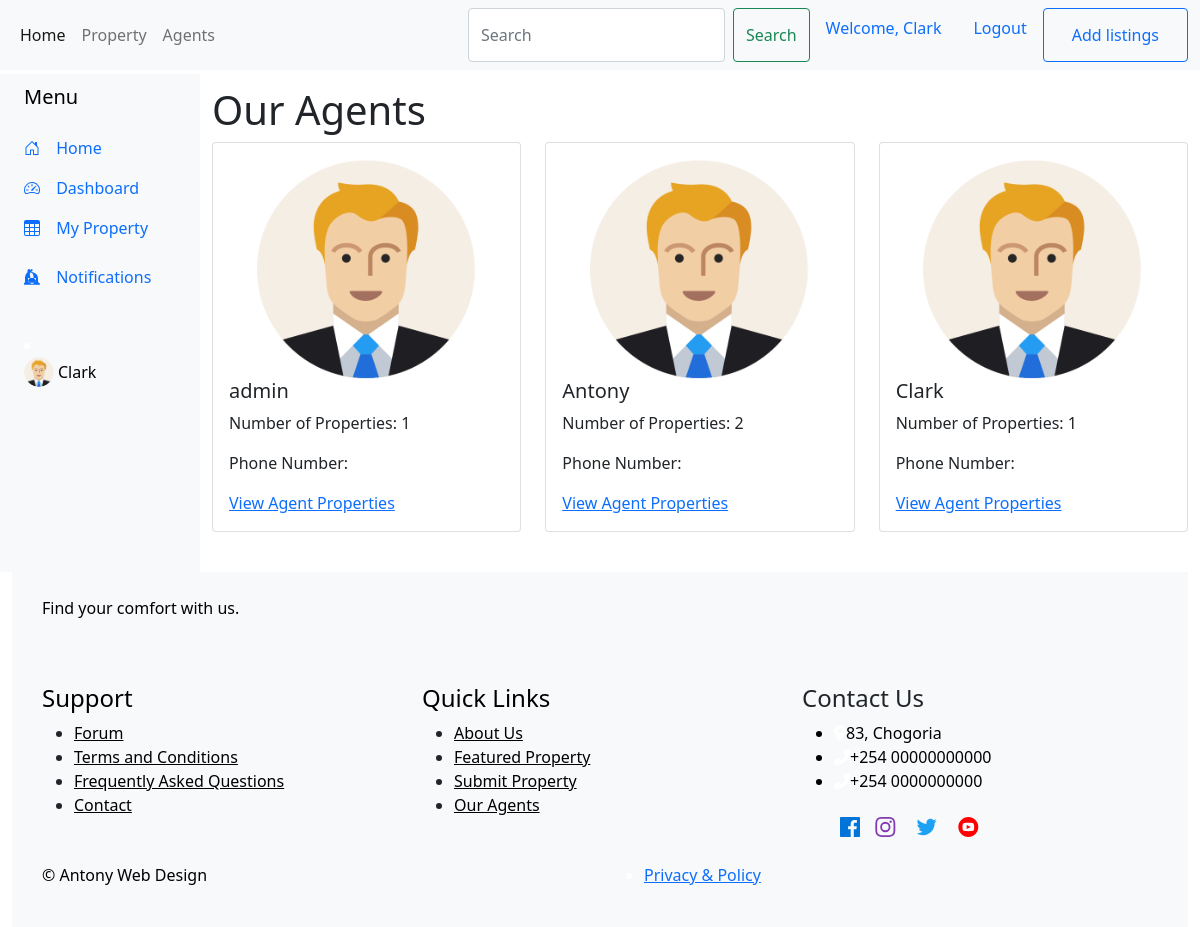
The page /app/agents/ (signed in) on the database its author committed.
### myhome/models.py (models this page shows, shortened)
class User(AbstractUser):
    username = models.CharField(max_length=150,unique=True)
    email = models.EmailField(unique=True)
    password = models.CharField(max_length=128)
    is_email_verified = models.BooleanField(default=False)
    verification_token = models.CharField(max_length=64, blank=True, null=True)
    verification_token_expiration = models.DateTimeField(blank=True, null=True)
    slug = models.SlugField(unique=True, blank=True)
    verification_token_expiration = models.DateTimeField(blank=True, null=True)
    def __str__(self):
        return self.username

### myhome/views.py (the view)
# urls.py: path('agents/', views.agents, name='all-agents'),
@login_required
def agents(request):
    agents = User.objects.all()
    agent_data = []
    for agent in agents:
        properties = SubmitProperty.objects.filter(user=agent)
        num_properties = properties.count()
        agent_info = {
            'username': agent.username,
            'num_properties': num_properties,
            'agent_id': agent.id,
        }
        agent_data.append(agent_info)
    context = {'agents': agent_data}
    if request.user.is_authenticated:
        context['logged_in'] = True
    else:
        context['logged_in'] = False
    return render(request, 'myhome/all_agents.html', context)

### myhome/templates/myhome/all_agents.html
{% extends 'myhome/base.html' %}
{% load static %}
{% block content %}
<h1>Our Agents</h1>
{% for agent in agents %}
<div class="col-md-4 mb-4">
    <div class="card">
        <div class="card-body">
            <img src="{% static 'assets/img/profilepic.png' %}" style="height:80%; width:80%;margin-left:10%;">
            <h5 class="card-title">{{ agent.username }}</h5>
            <p class="card-text">Number of Properties: {{ agent.num_properties }}</p>
            <p class="card-text">Phone Number: {{ agent.phone_number }}</p>
            <a href="">View Agent Properties</a>
        </div>
    </div>
</div>
{% empty %}
    <p>No agents found.</p>
{% endfor %}
{% endblock%}

### myhome/templates/myhome/base.html (shortened to what this page needs)
{% load static %}
<!DOCTYPE html>
<!DOCTYPE html>
<html>
<head>
    <link href="https://cdn.jsdelivr.net/npm/bootstrap@5.1.3/dist/css/bootstrap.min.css" rel="stylesheet">
    <link rel="stylesheet" href="https://cdnjs.cloudflare.com/ajax/libs/font-awesome/6.0.0-beta3/css/all.min.css">
    <link href="{% static 'assets/css/styles.css' %}" rel="stylesheet">
</head>
<body>
    <nav class="navbar navbar-expand-lg navbar-light bg-light">
      <div class="container-fluid">
        <div class="collapse navbar-collapse" id="navbarSupportedContent">
          <ul class="navbar-nav me-auto mb-2 mb-lg-0">
            <li class="nav-item">
              <a class="nav-link active" aria-current="page" href="{% url 'index' %}"">Home</a>
            </li>
            <li class="nav-item">
              <a class="nav-link" href="#">Property</a>
            </li>
            <div class="nav-item">
                <a class="nav-link" href="{% url 'all-agents' %}">Agents</a>
              </div>
          </ul>
          <div class="d-flex">
            <form class="d-flex mx-auto">
              <input class="form-control me-2" type="search" placeholder="Search" aria-label="Search">
              <button class="btn btn-outline-success" type="submit">Search</button>
            </form>
            {% if logged_in %}
            <div class="nav-item">
                <span class="nav-link">Welcome, {{ user }}</span>
            </div>
            <div class="nav-item">
              <a class="nav-link" href="{% url 'logout' %}">Logout</a>
            </div>
            {% else %}
            <div class="nav-item">
              <a class="nav-link" href="{% url 'login' %}">Login</a>
            </div>
            {% endif %}
            <div class="nav-item">
            <button class="btn btn-outline-primary"> <a class="nav-link" href="{% url 'submitproperty' %}">Add listings</a></button>
            </div>
          </div>
        </div>
      </div>
    </nav>
    <div class="container-fluid">
      <div class="row flex-nowrap">
        <div class="col-auto col-md-3 col-xl-2 px-sm-2 px-0 bg-light mt-1">
            <div class="d-flex flex-column align-items-center align-items-sm-start px-3 pt-2 text-white ">
                <a href="/" class="d-flex align-items-center pb-3 mb-md-0 me-md-auto text-black text-decoration-none">
                    <span class="fs-5 d-none d-sm-inline">Menu</span>
                </a>
                <ul class="nav nav-pills flex-column mb-sm-auto mb-0 align-items-center align-items-sm-start" id="menu">
                    <li class="nav-item">
                        <a href="{% url 'index' %}" class="nav-link align-middle px-0">
                          <svg class="bi pe-none me-2" width="16" height="16"><use xlink:href="#home"/></svg>
                         <span class="ms-1 d-none d-sm-inline">Home</span>
                        </a>
                    </li>
                    <li>
                        <a href="#submenu1" data-bs-toggle="collapse" class="nav-link px-0 align-middle">
                          <svg class="bi pe-none me-2" width="16" height="16"><use xlink:href="#speedometer2"/></svg>
                         <span class="ms-1 d-none d-sm-inline">Dashboard</span> </a>
                    </li>
                    <li>
                        <a href="#" class="nav-link px-0 align-middle">
                           <svg class="bi pe-none me-2" width="16" height="16"><use xlink:href="#table"/></svg>
                           <span class="ms-1 d-none d-sm-inline">My Property</span></a>
                    </li>
                    <li>
                        <a href="{% url 'my_profile' %}" class="nav-link px-0 align-middle">
                          <svg class="bi pe-none me-2" width="16" height="16"><use xlink:href="#notification"/></svg>
                             <span class="ms-1 d-none d-sm-inline">Notifications</span> </a>
                    </li>
                </ul>
                <li>
                    <a href="{% url 'my_profile' %}" class="d-flex align-items-center text-black text-decoration-none ">
                        <img src="{% if profile.image %}{{ profile.image.url }}{% else %}{% static 'assets/img/profilepic.png' %}{% endif %}"  width="30" height="30" class="rounded-circle" alt="user image">
                        <span class="d-none d-sm-inline mx-1">{{ request.user.username }}</span>
                    </a>
                  </li>
            </div>
        </div>
        <div class="col py-3">
          <div class="row">
            {% block content %}
            {% endblock %}
        </div>
      </div>
    </div>
    <footer class="full-row bg-light py-4">
      <div class="container">
        <div class="row ">
          <div class="mb-4 col-6 col-lg-3 col-sm-6 col-md-4 col-lg-2 col-xxl-2">
            <div class="mb-2">
              <p class="pb-4 text-black bold ">Find your comfort with us.</p>
            </div>
          </div>
          <div class="">
            <div class="row">
              <div class="col-md-4">
                <div class="footer-widget footer-nav mb-4">
                  <h4 class="widget-title text-black double-down-line-left position-relative">Support</h4>
                  <ul class="hover-text-primary">
                    <li><a href="#" class="text-black">Forum</a></li>
                    <li><a href="#" class="text-black">Terms and Conditions</a></li>
                    <li><a href="#" class="text-black">Frequently Asked Questions</a></li>
                    <li><a href="contact.php" class="text-black">Contact</a></li>
                  </ul>
                </div>
              </div>
              <div class="col-md-4">
                <div class="footer-widget footer-nav mb-4">
                  <h4 class="widget-title text-black bold double-down-line-left position-relative">Quick Links</h4>
                  <ul class="hover-text-primary">
                    <li><a href="" class="text-black">About Us</a></li>
                    <li><a href="#" class="text-black">Featured Property</a></li>
                    <li><a href="#" class="text-black">Submit Property</a></li>
                    <li><a href="" class="text-black">Our Agents</a></li>
                  </ul>
                </div>
              </div>
              <div class="col-md-4">
                <div class="footer-widget">
                  <h4 class="widget-title  double-down-line-left position-relative">Contact Us</h4>
                  <ul class="text-black">
                    <li class="hover-text-primary"><i class="fas fa-map-marker-alt text-white mr-2 font-13 mt-1"></i>83, Chogoria</li>
                    <li class="hover-text-primary"><i class="fas fa-phone-alt text-white mr-2 font-13 mt-1"></i>+254 00000000000</li>
                    <li class="hover-text-primary"><i class="fas fa-phone-alt text-white mr-2 font-13 mt-1"></i>+254 0000000000</li>
                    <div class="footer-widget media-widget mt-4 text-black hover-text-primary">
                      <a><img src="{% static 'assets/img/icon-facebook.svg' %}" style="margin-left:2%;"></a>
                      <img src="{% static 'assets/img/icon-instagram.svg' %}" style="margin-right: 2%;">
                      <img src="{% static 'assets/img/icon-twitter.svg' %}" style="margin-right: 2%;">
                      <img src="{% static 'assets/img/icon-youtube.svg' %}" style="margin-right:3%">
                    </div>
                  </ul>
                </div>
              </div>
            </div>
          </div>
        </div>
      </div>
      <div class="bg-gray">
        <div class="container">
          <div class="row">
            <div class="col-sm-6">
              <span class="text-black bold vh-100">&copy; Antony Web Design</span>
            </div>
            <div class="col-sm-6">
              <ul class="line-menu text-white hover-text-primary float-right">
                <li><a href="#">Privacy & Policy</a></li>
              </ul>
            </div>
          </div>
        </div>
      </div>
    </footer>
</body>
</html>

### myhome/static/assets/css/styles.css (style rules this page uses)
body { min-height: 100vh; min-height: -webkit-fill-available; }
html { height: -webkit-fill-available; }
.bi { vertical-align: -.125em; fill: currentColor; }

### rows shown on the page
User: username "Clark", user.username "Clark", username "Clark"
User: username "admin"
User: username "Antony"

### other values the page prints
{{ agent.num_properties }} "1" "2" "1"
